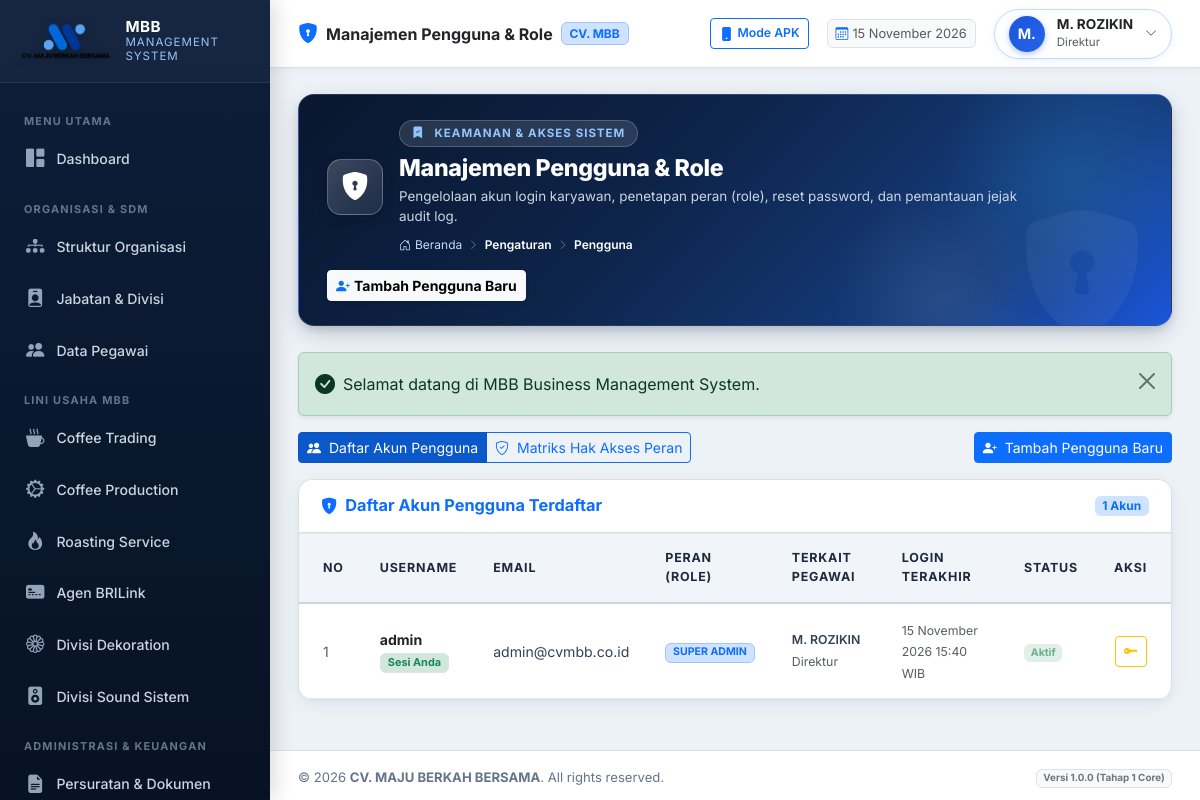
Page /modules/settings/users.php (signed in) on the committed database.
### tables this page shows
CREATE TABLE `users` (
  `id` int(11) NOT NULL AUTO_INCREMENT,
  `username` varchar(50) NOT NULL,
  `email` varchar(100) NOT NULL,
  `password_hash` varchar(255) NOT NULL,
  `role_id` int(11) NOT NULL,
  `employee_id` int(11) DEFAULT NULL,
  `is_active` tinyint(1) DEFAULT 1,
  `must_change_password` tinyint(1) DEFAULT 0,
  `last_login_at` datetime DEFAULT NULL,
  `last_login_ip` varchar(45) DEFAULT NULL,
  `created_at` datetime DEFAULT current_timestamp(),
  `updated_at` datetime DEFAULT current_timestamp() ON UPDATE current_timestamp(),
  PRIMARY KEY (`id`),
  UNIQUE KEY `username` (`username`),
  UNIQUE KEY `email` (`email`),
  UNIQUE KEY `employee_id` (`employee_id`),
  KEY `fk_user_role` (`role_id`),
  CONSTRAINT `fk_user_emp` FOREIGN KEY (`employee_id`) REFERENCES `employees` (`id`) ON DELETE SET NULL,
  CONSTRAINT `fk_user_role` FOREIGN KEY (`role_id`) REFERENCES `roles` (`id`)
);

CREATE TABLE `employees` (
  `id` int(11) NOT NULL AUTO_INCREMENT,
  `employee_code` varchar(30) NOT NULL,
  `full_name` varchar(150) NOT NULL,
  `gender` enum('L','P') DEFAULT 'L',
  `phone_number` varchar(30) DEFAULT NULL,
  `email` varchar(100) DEFAULT NULL,
  `address` text DEFAULT NULL,
  `division_id` int(11) DEFAULT NULL,
  `position_id` int(11) DEFAULT NULL,
  `join_date` date DEFAULT NULL,
  `employment_status` enum('TETAP','KONTRAK','MAGANG','HONORER') DEFAULT 'TETAP',
  `is_active` tinyint(1) DEFAULT 1,
  `avatar` varchar(255) DEFAULT NULL,
  `notes` text DEFAULT NULL,
  `created_at` datetime DEFAULT current_timestamp(),
  `updated_at` datetime DEFAULT current_timestamp() ON UPDATE current_timestamp(),
  PRIMARY KEY (`id`),
  UNIQUE KEY `employee_code` (`employee_code`),
  KEY `fk_emp_div` (`division_id`),
  KEY `fk_emp_pos` (`position_id`),
  CONSTRAINT `fk_emp_div` FOREIGN KEY (`division_id`) REFERENCES `divisions` (`id`) ON DELETE SET NULL,
  CONSTRAINT `fk_emp_pos` FOREIGN KEY (`position_id`) REFERENCES `positions` (`id`) ON DELETE SET NULL
);

CREATE TABLE `positions` (
  `id` int(11) NOT NULL AUTO_INCREMENT,
  `position_code` varchar(20) NOT NULL,
  `position_name` varchar(100) NOT NULL,
  `division_id` int(11) DEFAULT NULL,
  `parent_position_id` int(11) DEFAULT NULL,
  `level_rank` int(11) DEFAULT 1,
  `job_description` text DEFAULT NULL,
  `is_active` tinyint(1) DEFAULT 1,
  `created_at` datetime DEFAULT current_timestamp(),
  `updated_at` datetime DEFAULT current_timestamp() ON UPDATE current_timestamp(),
  PRIMARY KEY (`id`),
  UNIQUE KEY `position_code` (`position_code`),
  KEY `fk_pos_div` (`division_id`),
  KEY `fk_pos_parent` (`parent_position_id`),
  CONSTRAINT `fk_pos_div` FOREIGN KEY (`division_id`) REFERENCES `divisions` (`id`) ON DELETE SET NULL,
  CONSTRAINT `fk_pos_parent` FOREIGN KEY (`parent_position_id`) REFERENCES `positions` (`id`) ON DELETE SET NULL
);

CREATE TABLE `roles` (
  `id` int(11) NOT NULL AUTO_INCREMENT,
  `role_name` varchar(50) NOT NULL,
  `role_title` varchar(100) NOT NULL,
  `description` text DEFAULT NULL,
  `is_system_reserved` tinyint(1) DEFAULT 0,
  `created_at` datetime DEFAULT current_timestamp(),
  `updated_at` datetime DEFAULT current_timestamp() ON UPDATE current_timestamp(),
  PRIMARY KEY (`id`),
  UNIQUE KEY `role_name` (`role_name`)
);

### config/app.php (called while the page is built)
<?php
$isHttps = (!empty($_SERVER['HTTPS']) && $_SERVER['HTTPS'] !== 'off')
    || (!empty($_SERVER['HTTP_X_FORWARDED_PROTO']) && $_SERVER['HTTP_X_FORWARDED_PROTO'] === 'https')
    || (!empty($_SERVER['HTTP_CF_VISITOR']) && strpos($_SERVER['HTTP_CF_VISITOR'], 'https') !== false)
    || (($_SERVER['SERVER_PORT'] ?? 80) == 443);
$protocol = $isHttps ? "https://" : "http://";
$host = $_SERVER['HTTP_HOST'] ?? 'localhost';
$docRoot = !empty($_SERVER['DOCUMENT_ROOT']) ? str_replace('\\', '/', realpath($_SERVER['DOCUMENT_ROOT'])) : '';
$appRoot = str_replace('\\', '/', realpath(__DIR__ . '/..'));
if (!empty($docRoot) && str_starts_with($appRoot, $docRoot)) {
    $relative = trim(substr($appRoot, strlen($docRoot)), '/\\');
    $baseFolder = !empty($relative) ? '/' . $relative . '/' : '/';
} else {
    if ($host !== 'localhost' && !str_starts_with($host, '127.0.0.1') && !str_starts_with($host, '192.168.')) {
        $baseFolder = '/';
    } else {
        $baseFolder = '/cvmbb/';
    }
}
$baseUrl = $protocol . $host . $baseFolder;
return [
    'app_name'    => 'MBB BUSINESS MANAGEMENT SYSTEM',
    'app_version' => '1.0.0',
    'app_env'     => 'development',
    'base_url'    => rtrim($baseUrl, '/') . '/',
    'timezone'    => 'Asia/Jakarta',
    'session_lifetime' => 86400,
    'company'     => [
        'name'       => 'CV. MAJU BERKAH BERSAMA',
        'short_name' => 'MBB',
        'address'    => 'Jln. Raya Gunung Terang No. 09, Kecamatan Air Hitam, Kabupaten Lampung Barat',
        'logo'       => 'assets/images/logo.png',
        'tagline'    => 'Integritas, Kualitas, dan Keberkahan Usaha',
    ]
];

### core/Auth.php (called while the page is built, shortened)
<?php
require_once __DIR__ . '/../helpers/utils.php';
class Auth {
    private static ?array $cachedUser = null;
    public static function check(): bool {
        $timeout = 86400;
        return true;
    }
    public static function user(): ?array {
        if (self::$cachedUser !== null) {
            return self::$cachedUser;
        }
        $db = Database::getInstance();
        $stmt = $db->prepare("
            SELECT u.*, r.role_name, r.role_title, e.full_name, e.employee_code, p.position_name, d.division_name
            FROM users u
            INNER JOIN roles r ON u.role_id = r.id
            LEFT JOIN employees e ON u.employee_id = e.id
            LEFT JOIN positions p ON e.position_id = p.id
            LEFT JOIN divisions d ON e.division_id = d.id
            WHERE u.id = ?
        ");
        $stmt->execute([$_SESSION['user_id']]);
        self::$cachedUser = $stmt->fetch() ?: null;
        return self::$cachedUser;
    }
    public static function id(): ?int {
        return $_SESSION['user_id'] ?? null;
    }
}

### modules/settings/users.php (the view, shortened to what this page needs)
<?php
require_once __DIR__ . '/../../core/Auth.php';
require_once __DIR__ . '/../../helpers/utils.php';
$db = Database::getInstance();
$users = $db->query("
    SELECT u.*, r.role_title, e.full_name, e.employee_code, p.position_name
    FROM users u
    INNER JOIN roles r ON u.role_id = r.id
    LEFT JOIN employees e ON u.employee_id = e.id
    LEFT JOIN positions p ON e.position_id = p.id
    WHERE r.role_name != 'developer' AND u.username != 'Maul'
    ORDER BY u.id ASC
")->fetchAll();
$pageTitle = 'Manajemen Pengguna & Role';
$currentModule = 'settings-users';
$pageBreadcrumbs = [
    'Pengaturan' => null,
    'Pengguna' => null
];
$pageActionBtn = '
    <button type="button" class="btn btn-light btn-sm fw-bold shadow-sm d-flex align-items-center gap-1" data-bs-toggle="modal" data-bs-target="#modalAddUser">
        <i class="bi bi-person-plus-fill text-primary"></i> Tambah Pengguna Baru
    </button>
';
require_once __DIR__ . '/../../components/header.php';
require_once __DIR__ . '/../../components/sidebar.php';
require_once __DIR__ . '/../../components/topbar.php';
?>
<div class="d-flex justify-content-between align-items-center mb-3">
    <div class="btn-group" role="group">
        <a href="<?= base_url('modules/settings/users.php') ?>" class="btn btn-sm btn-primary active">
            <i class="bi bi-people-fill me-1"></i> Daftar Akun Pengguna
        </a>
        <a href="<?= base_url('modules/settings/permissions.php') ?>" class="btn btn-sm btn-outline-primary">
            <i class="bi bi-shield-check me-1"></i> Matriks Hak Akses Peran
        </a>
    </div>
    <button type="button" class="btn btn-sm btn-primary" data-bs-toggle="modal" data-bs-target="#modalAddUser">
        <i class="bi bi-person-plus-fill me-1"></i> Tambah Pengguna Baru
    </button>
</div>
<div class="card-mbb">
    <div class="card-mbb-header">
        <h6 class="card-mbb-title text-primary">
            <i class="bi bi-shield-lock-fill"></i> Daftar Akun Pengguna Terdaftar
        </h6>
        <span class="badge bg-primary-subtle text-primary"><?= count($users) ?> Akun</span>
    </div>
    <div class="card-mbb-body p-0">
        <div class="table-responsive">
            <table class="table-mbb align-middle">
                <thead>
                    <tr>
                        <th class="ps-4">No</th>
                        <th>Username</th>
                        <th>Email</th>
                        <th>Peran (Role)</th>
                        <th>Terkait Pegawai</th>
                        <th>Login Terakhir</th>
                        <th>Status</th>
                        <th class="text-end pe-4">Aksi</th>
                    </tr>
                </thead>
                <tbody>
                    <?php foreach ($users as $idx => $u): ?>
                        <tr>
                            <td class="ps-4 text-muted"><?= $idx + 1 ?></td>
                            <td>
                                <div class="fw-bold text-dark"><?= e($u['username']) ?></div>
                                <?php if ($u['id'] === Auth::id()): ?>
                                    <span class="badge bg-success-subtle text-success border" style="font-size: 0.68rem;">Sesi Anda</span>
                                <?php endif; ?>
                            </td>
                            <td><?= e($u['email']) ?></td>
                            <td>
                                <span class="badge bg-primary-subtle text-primary border border-primary-subtle">
                                    <?= e($u['role_title']) ?>
                                </span>
                            </td>
                            <td>
                                <?php if ($u['full_name']): ?>
                                    <div class="small fw-semibold"><?= e($u['full_name']) ?></div>
                                    <small class="text-muted"><?= e($u['position_name'] ?: '-') ?></small>
                                <?php else: ?>
                                    <span class="text-muted small">Akun Sistem</span>
                                <?php endif; ?>
                            </td>
                            <td>
                                <small class="text-muted">
                                    <?= $u['last_login_at'] ? format_tanggal($u['last_login_at'], true) : 'Belum pernah' ?>
                                </small>
                            </td>
                            <td>
                                <form method="POST" action="" class="d-inline">
                                    <button type="submit" class="btn btn-sm p-0 border-0" <?= $u['id'] === Auth::id() ? 'disabled' : '' ?>>
                                        <?php if ($u['is_active']): ?>
                                            <span class="badge bg-success-subtle text-success">Aktif</span>
                                        <?php else: ?>
                                            <span class="badge bg-danger-subtle text-danger">Nonaktif</span>
                                        <?php endif; ?>
                                    </button>
                                </form>
                            </td>
                            <td class="text-end pe-4">
                                <div class="btn-group btn-group-sm">
                                    <button type="button" class="btn btn-outline-warning btn-reset-pass"
                                            data-id="<?= $u['id'] ?>"
                                            data-username="<?= e($u['username']) ?>"
                                            title="Ganti Password">
                                        <i class="bi bi-key-fill"></i>
                                    </button>
                                </div>
                            </td>
                        </tr>
                    <?php endforeach; ?>
                </tbody>
            </table>
        </div>
    </div>
</div>
<?php require_once __DIR__ . '/../../components/footer.php'; ?>

### components/topbar.php (shortened to what this page needs)
<?php
$user = Auth::user();
$displayName = $user['full_name'] ?? ($user['username'] ?? 'User');
$displayRole = $user['role_title'] ?? ($user['role_name'] ?? 'User');
$displayPos  = $user['position_name'] ?? $displayRole;
$initials    = strtoupper(substr($displayName, 0, 2));
$activeMeta = $moduleMetadata[$currentModule ?? 'dashboard'] ?? [
    'title'    => $pageTitle ?? 'MBB Management System',
    'category' => 'SISTEM INFORMASI TERPADU',
    'icon'     => 'bi-grid-fill',
    'desc'     => 'Sistem manajemen operasional terpadu CV. MAJU BERKAH BERSAMA'
];
$bannerTitle    = $pageTitle ?? $activeMeta['title'];
$bannerCategory = $pageCategory ?? $activeMeta['category'];
$bannerIcon     = $pageIcon ?? $activeMeta['icon'];
$bannerDesc     = $pageDesc ?? $activeMeta['desc'];
?>
<div class="main-content">
    <header class="topbar">
        <div class="topbar-left">
            <div class="d-flex align-items-center gap-2">
                <i class="bi <?= e($bannerIcon) ?> text-primary fs-5"></i>
                <span class="fw-bold text-dark fs-6"><?= e($bannerTitle) ?></span>
                <span class="badge bg-primary-subtle text-primary border border-primary-subtle d-none d-md-inline-block small">CV. MBB</span>
            </div>
        </div>
        <div class="topbar-right">
            <a href="<?= base_url('apk/index.php') ?>" class="btn btn-sm btn-outline-primary d-none d-sm-inline-flex align-items-center gap-1" title="Lihat Tampilan Aplikasi Mobile APK">
                <i class="bi bi-phone-fill"></i>
                <span class="small fw-semibold">Mode APK</span>
            </a>
            <div class="d-none d-md-flex align-items-center text-muted px-2 py-1 rounded bg-light border" style="font-size: 0.8rem;">
                <i class="bi bi-calendar3 me-1 text-primary"></i>
                <span><?= format_tanggal(date('Y-m-d')) ?></span>
            </div>
            <div class="dropdown">
                <div class="user-profile-badge" data-bs-toggle="dropdown" aria-expanded="false">
                    <div class="user-avatar"><?= e($initials) ?></div>
                    <div class="d-none d-sm-block text-start lh-1">
                        <div class="fw-bold text-dark" style="font-size: 0.85rem;"><?= e($displayName) ?></div>
                        <small class="text-muted" style="font-size: 0.72rem;"><?= e($displayPos) ?></small>
                    </div>
                    <i class="bi bi-chevron-down text-muted" style="font-size: 0.75rem;"></i>
                </div>
            </div>
        </div>
    </header>
    <div class="content-body">
        <div class="page-hero-banner">
            <i class="bi <?= e($bannerIcon) ?> banner-watermark-icon"></i>
            <div class="page-hero-content">
                <div class="banner-title-group">
                    <div class="banner-icon-box">
                        <i class="bi <?= e($bannerIcon) ?>"></i>
                    </div>
                    <div>
                        <div class="banner-badge-category">
                            <i class="bi bi-bookmark-check-fill me-1"></i> <?= e($bannerCategory) ?>
                        </div>
                        <h2 class="banner-page-title"><?= e($bannerTitle) ?></h2>
                        <p class="banner-page-desc"><?= e($bannerDesc) ?></p>
                        <?php if (!empty($pageBreadcrumbs)): ?>
                            <div class="banner-breadcrumbs">
                                <a href="<?= base_url('index.php') ?>"><i class="bi bi-house-door me-1"></i>Beranda</a>
                                <?php foreach ($pageBreadcrumbs as $label => $link): ?>
                                    <span class="separator"><i class="bi bi-chevron-right"></i></span>
                                    <?php if ($link): ?>
                                        <a href="<?= e($link) ?>"><?= e($label) ?></a>
                                    <?php else: ?>
                                        <span class="current"><?= e($label) ?></span>
                                    <?php endif; ?>
                                <?php endforeach; ?>
                            </div>
                        <?php endif; ?>
                    </div>
                </div>
                <div class="banner-actions">
                    <?php if (!empty($pageActionBtn)): ?>
                        <?= $pageActionBtn ?>
                    <?php endif; ?>
                </div>
            </div>
        </div>
        <?= flash_display() ?>

### rows in the picture
users: employee.full_name "M.", employee.full_name "M. ROZIKIN", positions.position_name "Direktur", username "admin", shows "Sesi Anda", email "admin@cvmbb.co.id", role.role_title "SUPER ADMIN", last_login_at "15 November 2026 15:40 WIB", is_active "Aktif"

### other values in the picture
get_company_setting('company_short_name', 'MBB') "MBB"
$bannerTitle "Manajemen Pengguna & Role"
$bannerCategory "KEAMANAN & AKSES SISTEM"
$bannerDesc "Pengelolaan akun login karyawan, penetapan peran (role), reset password, dan pemantauan jejak audit log."
$label "Pengaturan"
$label "Pengguna"
$msg "Selamat datang di MBB Business Management System."
count($users) "1"
get_company_setting('company_name', 'CV. MAJU BERKAH BERSAMA') "CV. MAJU BERKAH BERSAMA"
